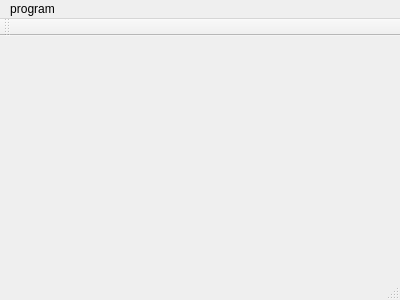
<?xml version="1.0" encoding="UTF-8"?>
<ui version="4.0">
 <class>MainWindow</class>
 <widget class="QMainWindow" name="MainWindow">
  <property name="geometry">
   <rect>
    <x>0</x>
    <y>0</y>
    <width>400</width>
    <height>300</height>
   </rect>
  </property>
  <property name="windowTitle">
   <string>MainWindow</string>
  </property>
  <widget class="QWidget" name="centralWidget"/>
  <widget class="QMenuBar" name="menuBar">
   <property name="geometry">
    <rect>
     <x>0</x>
     <y>0</y>
     <width>400</width>
     <height>28</height>
    </rect>
   </property>
   <widget class="QMenu" name="menuQOMO">
    <property name="title">
     <string>program</string>
    </property>
   </widget>
   <addaction name="menuQOMO"/>
  </widget>
  <widget class="QToolBar" name="mainToolBar">
   <attribute name="toolBarArea">
    <enum>TopToolBarArea</enum>
   </attribute>
   <attribute name="toolBarBreak">
    <bool>false</bool>
   </attribute>
  </widget>
  <widget class="QStatusBar" name="statusBar"/>
  <action name="actionSSSSSS">
   <property name="text">
    <string>SSSSSS</string>
   </property>
  </action>
  <action name="actionssss">
   <property name="text">
    <string>ssss</string>
   </property>
  </action>
 </widget>
 <layoutdefault spacing="6" margin="11"/>
 <resources/>
 <connections/>
</ui>
